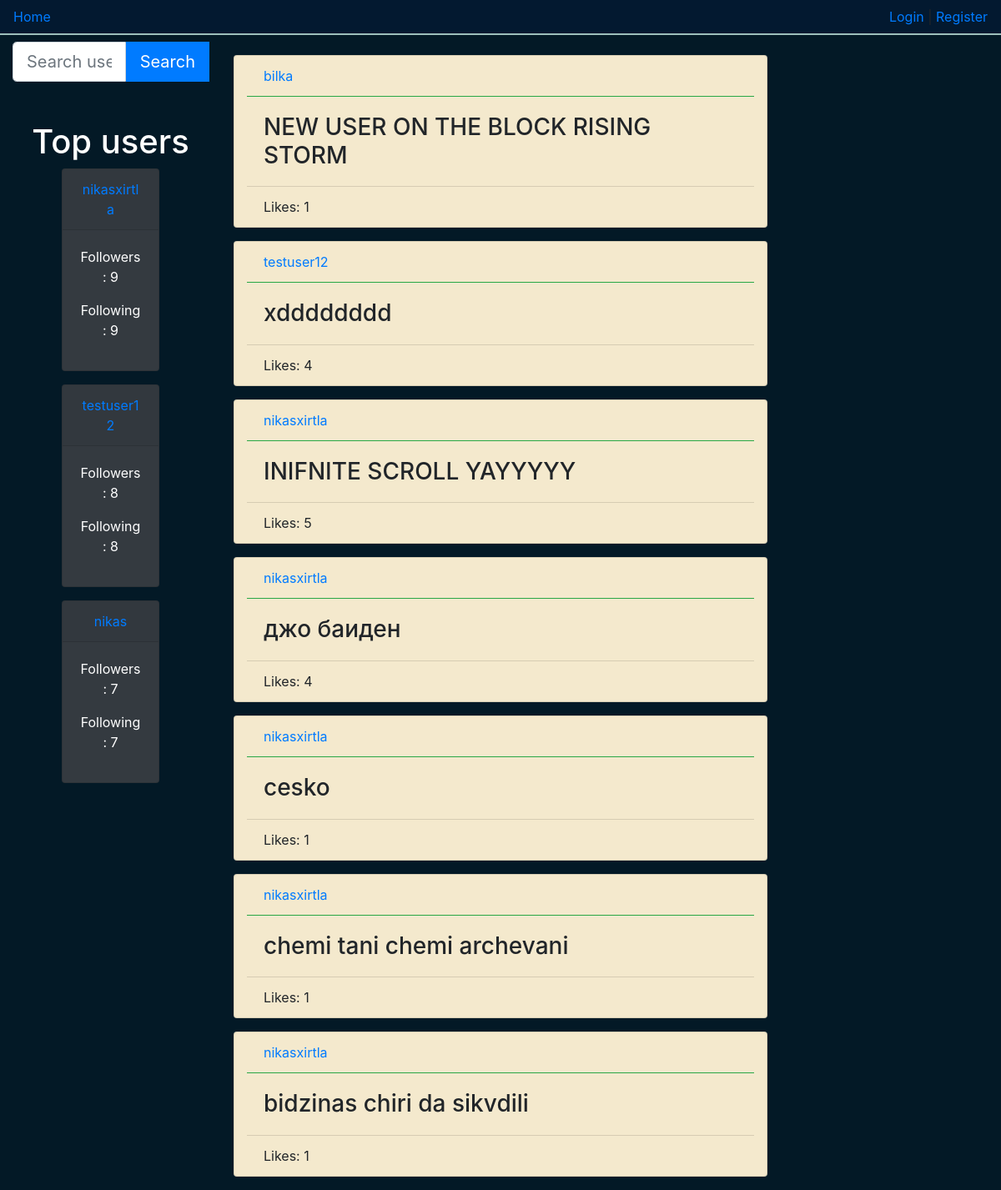
Before: / with the older database file.
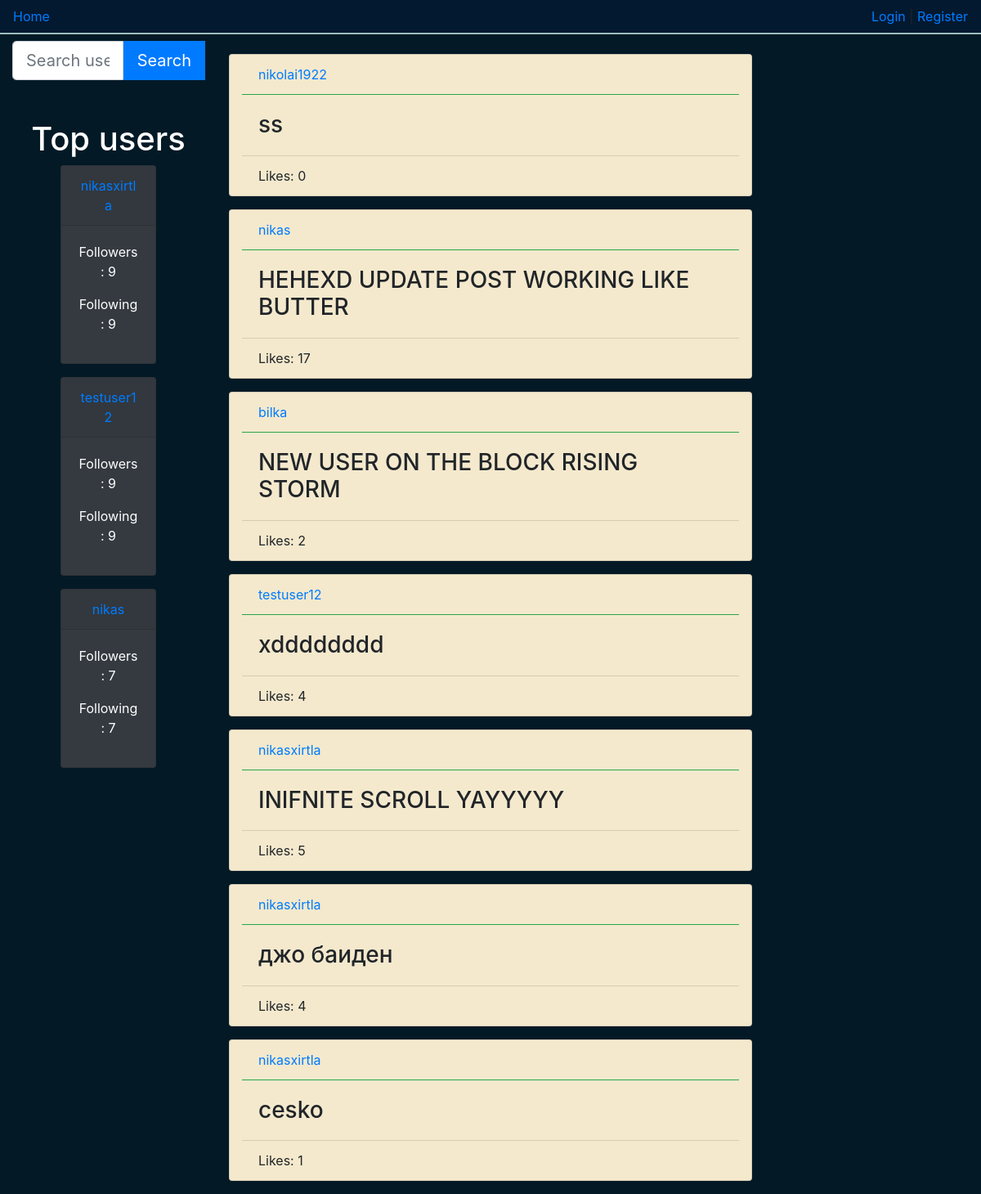
After: the same page with the newer database file.
### account/models.py (models this page shows, shortened)
class Account(AbstractBaseUser):
    email 			= models.EmailField(verbose_name="email", max_length=60, unique=True)
    username 		= models.CharField(max_length=30, unique=True)
    date_joined		= models.DateTimeField(verbose_name='date joined', auto_now_add=True)
    last_login		= models.DateTimeField(verbose_name='last login', auto_now=True)
    is_admin		= models.BooleanField(default=False)
    is_active		= models.BooleanField(default=True)
    is_staff		= models.BooleanField(default=False)
    is_superuser	= models.BooleanField(default=False)
    followers       = models.ManyToManyField('self', related_name="u_followers", symmetrical=False)
    following       = models.ManyToManyField('self', related_name="u_following", symmetrical=False)
    USERNAME_FIELD 	= 'username'
    REQUIRED_FIELDS = ['email']
    objects = MyAccountManager()
    def __str__(self):
        return self.username

### main/models.py (models this page shows, shortened)
class Post(models.Model):
    poster = models.ForeignKey(Account, on_delete=models.CASCADE)
    content = models.TextField(default='', max_length=255)
    likes = models.IntegerField(default=0)
    date_posted = models.DateTimeField(verbose_name='date posted', auto_now=True)
    likers = models.ManyToManyField(Account, related_name="likers")
    objects = models.Manager()

### main/views.py (the view, shortened to what this page needs)
# urls.py: path('', views.home_view, name='home'),
def home_view(request):
    context = {
    }
    users = Account.objects.annotate(count=Count('followers')).order_by('-count')[:3]
    context['top_users'] = users
    page_num = request.GET.get('page',1)
    if request.user.is_authenticated:
        form = PostForm()
        context['post_form'] = form
        followers = (Q(request.user.following.all()) | Q(request.user))
        if len(followers) > 3:
            posts = Post.objects.filter(poster__in=followers).order_by('-date_posted')
        else:
            posts = Post.objects.all().order_by('-date_posted')
        try:
            page = Paginator(posts, posts_per_page).page(page_num)
        except EmptyPage:
            page = Paginator(posts, posts_per_page).page(1)
        context['posts'] = page
    else:
        posts = Post.objects.all().order_by('-date_posted')
        try:
            page = Paginator(posts, posts_per_page).page(page_num)
        except EmptyPage:
            page = Paginator(posts, posts_per_page).page(1)
        context['posts'] = page
    return render(request, 'home.html', context)

### main/templates/home.html (shortened to what this page needs)
{% extends "index.html" %}
{% block content %}
<div>
    <div class="infinite-container">
        {% for post in posts %}
        <div class="card container mb-3 infinite-item" style="max-width: 40rem;">
            <div class="card-header bg-transparent border-success">
                <div class="d-flex justify-content-between">
                    <a href="/profile/{{post.poster.id}}">{{post.poster}}</a>
                </div>
            </div>
            <div class="card-body ">
                <h3 class="card-text">{{ post.content }}</h3>
            </div>
            <div class="card-footer bg-transparent border-success=">
            <div class="d-flex justify-content-between">
                <span id="{{post.id}}">Likes: {{ post.likes }}</span>
            </div>
            </div>
        </div>
        {% endfor %}
    </div>
</div>
{% endblock content %}

### templates/index.html (shortened to what this page needs)
<!DOCTYPE html>
<html lang="en">
<head>
    <link rel="stylesheet" href="https://cdn.jsdelivr.net/npm/bootstrap@4.5.3/dist/css/bootstrap.min.css">
    <nav class="navbar sticky-top navbar-light nav_color mb-2">
        {% if request.user.is_authenticated %}
            <a href="{% url 'home' %}">Home</a>
            <div class="text-white">Username: <a href="/account/settings">{{request.user.username}}</a> | <a href="{% url 'logout' %}">Logout</a></div>
        {% else %}
            <a href="{% url 'home' %}">Home</a>
            <div class="d-inline-block">
                <a href="{% url 'login' %}">Login</a> |
                <a href="{% url 'registration' %}">Register</a>
            </div>
        {% endif %}
    </nav>
</head>
<body>
    <div class="container-fluid">
        <div class="row">
            <div class="col">
                {% include "searchbar.html" %}
                {% include "topUsers.html" %}
            </div>
            <div class="col">
                {% block content %}
                {% endblock content %}
            </div>
            <div class="col">
            </div>
        </div>
    </div>
</body>
</html>

### templates/searchbar.html (shortened to what this page needs)
{% block searchbar %}
<div id="searchbar">
    <div class="input-group input-group-lg">
        <input id="searchword" type="text" class="form-control" aria-label="Sizing example input" aria-describedby="inputGroup-sizing-lg" placeholder="Search users">
        <div class="input-group-prepend">
            <button onclick="searchUser()" class="btn btn-primary" id="inputGroup-sizing-lg">Search</button>
        </div>
    </div>
    <br>
</div>
<br>
{% endblock searchbar %}

### templates/topUsers.html (shortened to what this page needs)
{% block topUsers %}
<div style="width: 100%; text-align: center; justify-content: center;">
    {% if top_users %}
        <h1 class="text-white">Top users</h1>
        {% for user in top_users %}
        <div class="inner card text-white bg-dark mb-3" style="max-width: 18rem;">
            <a href="/profile/{{user.id}}" class="card-header">{{user.username}}</a>
            <div class="card-body">
                <p>Followers: {{user.followers.count}}</p>
                <p>Following: {{user.followers.count}}</p>
            </div>
        </div>
        {% endfor %}
    {% endif %}
</div>
{% endblock topUsers %}

### templates/topUsers.html (style rules this page uses)
.inner { width: 50%; margin: 0 auto; }

### main/templates/home.html (style rules this page uses)
.infinite-item { background-color: #F4E9CD; }

### templates/index.html (style rules this page uses)
body { background-color: #031926; }
.nav_color { background-color: #031930; border-bottom: 2px solid; border-color: #9DBEBB; }

Changed rows visible on the page:
no longer on this page (row unchanged): Post: poster "nikasxirtla", content "chemi tani chemi archevani", likes "1"
no longer on this page (row unchanged): Post: poster "nikasxirtla", content "bidzinas chiri da sikvdili", likes "1"
changed Account "testuser12": followers.count "8" → "9"
added Post: poster "nikolai1922", content "ss", likes "0"
now on this page (row edited): Post: poster "nikas", content "HEHEXD UPDATE POST WORKING LIKE BUTTER", likes "17"
changed Post "NEW USER ON THE BLOCK RISING STORM": likes "1" → "2"
